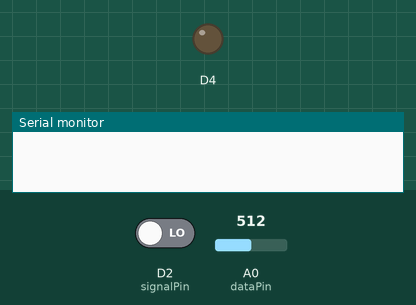
Simulated run of this sketch. Board: ESP8266 (NodeMCU). On the bench: output pins drawn as LEDs (lit = HIGH), the last lines printed to the serial monitor. The test bench sets the inputs (shaded band); at power-on: D2 (signalPin) LOW, A0 (dataPin) = 512. WiFi joins after 1.5 s; servers stay silent unless stated; uploads are accepted with an empty reply.

Above: at 0.1 s.
At 6.8 s:
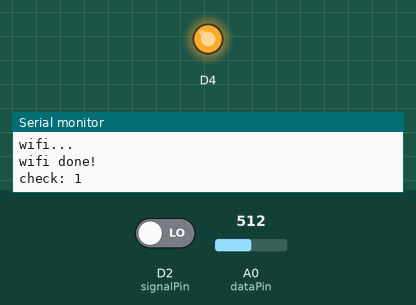
Timing chart, 0 to 8.3 s (numbered marks = the images above):
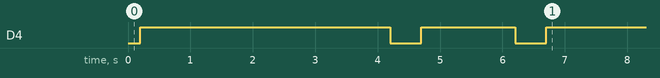

The sketch:

ik-lan.ino
```cpp
#include <Arduino.h>
#include <gmFn.h>
#include <gmUrl.h>
#include <gmCfgRead.h>
#include <gmBlink.h>
#include <gmStep.h>

// ик-датчик расстояния

int dataPin = A0;
int signalPin = D2;

gmUrl url("http://192.168.1.201/esp/ik/set.php");
gmBlink bl;

//ADC_MODE(ADC_VCC);

int toDelay = 10000;
String name;

int oldval = -1;
int oldsig = -1;
int n = 0;
//int step = 10;
gmStep st(10);


void setup()
{
	bl.blink(200);
	pinMode(dataPin, INPUT);
	pinMode(signalPin, INPUT);
	Serial_init();
	bl.blink(500);

	n = 0;
	Serial.println("wifi...");
	url.WiFi_connect();
	bl.blink(500);
	Serial.println("wifi done!");
	int rs = url.WiFi_check();
	Serial.printf("check: %d\n", rs);

   	url.clear();
   	url.set("event", "init");
	int code = url.call();  //
	if ( code == 0 ){
		gmCfgRead rd(url);
		rd.get("name", url.name);
		int s = 0;
		rd.get("step", s);
		if ( s > 0 && s != st.step )
			st.setStep(s);
	}
}// setup


void loop()
{
	if ( !url.WiFi_check() ){
		Serial.println("!WiFi check...");
		bl.blink(50);
		delay(2000);
		return;
	}

	n++;
	int val = analogRead(dataPin);
	int sig = digitalRead(signalPin);

	st = val;
	if ( st.changed() ){
		url.clear();
	   	url.set("dist", val);
		int code = url.call();  //
		if ( code == 0 ){
			gmCfgRead rd(url);
			int s = 0;
			rd.get("step", s);
			if ( s > 0 && s != st.step ){
				st.setStep(s);
			}
		}

		Serial.printf("%d: %d\n", n, val);
	}

	delay(10);
}// loop
```
